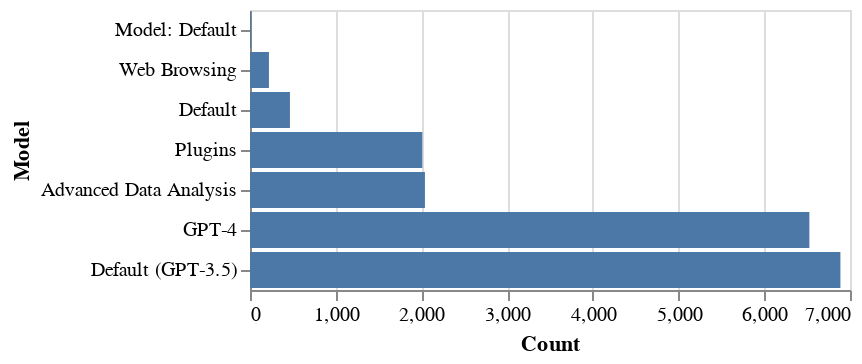

Write notebook code for a chart like this one.
### Markdown cell above
Most converstaions are limited to 100 prompts at most, but there are some interesting outliers that may be worth diving into more.

### Code cell
df_model = df[['ModelUsed']]

alt.Chart(df_model).mark_bar().encode(
    x = alt.X('count()', title = 'Count'),
    y = alt.Y('ModelUsed:N', title = 'Model', sort = 'x')
)

### Figure 1 — Vega-Lite specification as saved in the notebook (floating-point values rounded to 4 significant figures; data arrays with more than 128 entries replaced by an {"elided": "..."} marker saying what was removed)
{"config": {"view": {"continuousWidth": 300, "continuousHeight": 300}}, "data": {"name": "data-55a286068b9b8a7956e3498c6ba7c3b6"}, "mark": {"type": "bar"}, "encoding": {"x": {"aggregate": "count", "title": "Count", "type": "quantitative"}, "y": {"field": "ModelUsed", "sort": "x", "title": "Model", "type": "nominal"}}, "$schema": "https://vega.github.io/schema/vega-lite/v5.20.1.json", "datasets": {"data-55a286068b9b8a7956e3498c6ba7c3b6": {"elided": "18163 records"}}}
